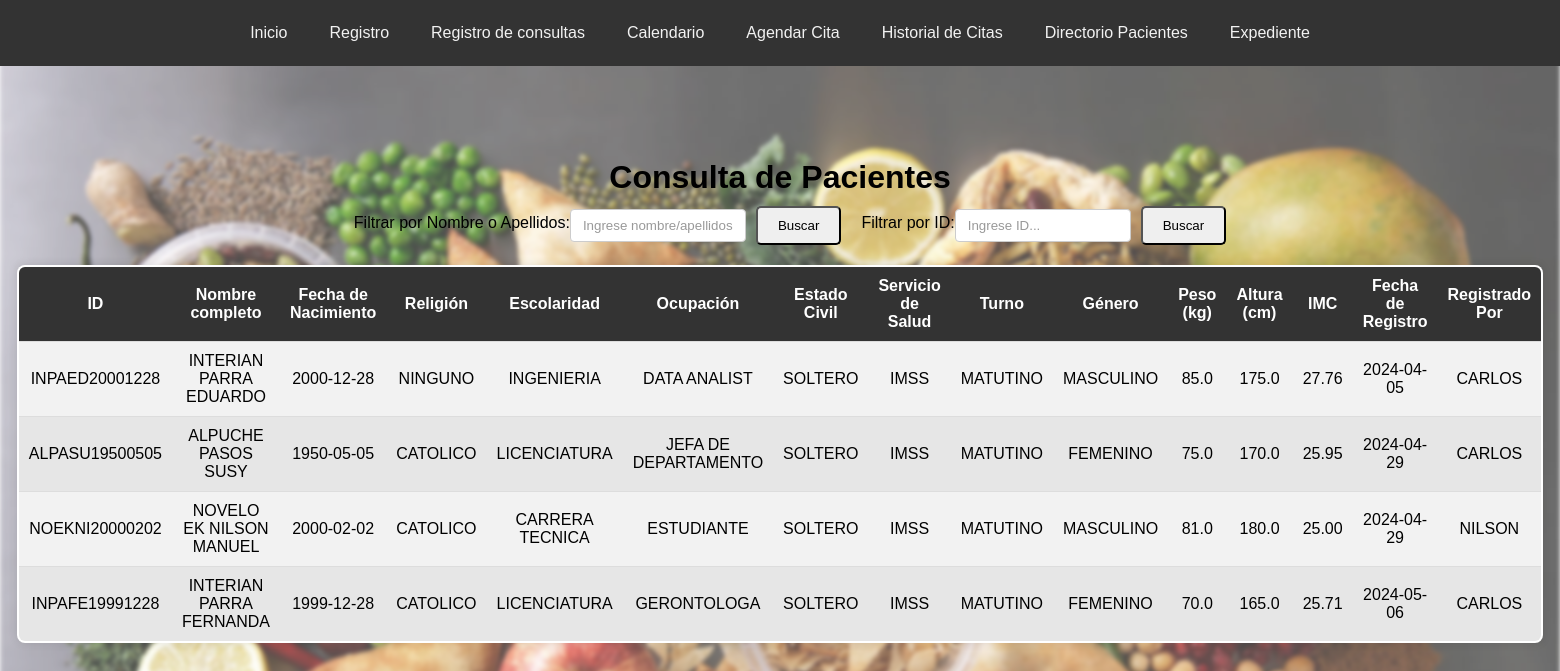
Before: /consultar (signed in) with the older database file.
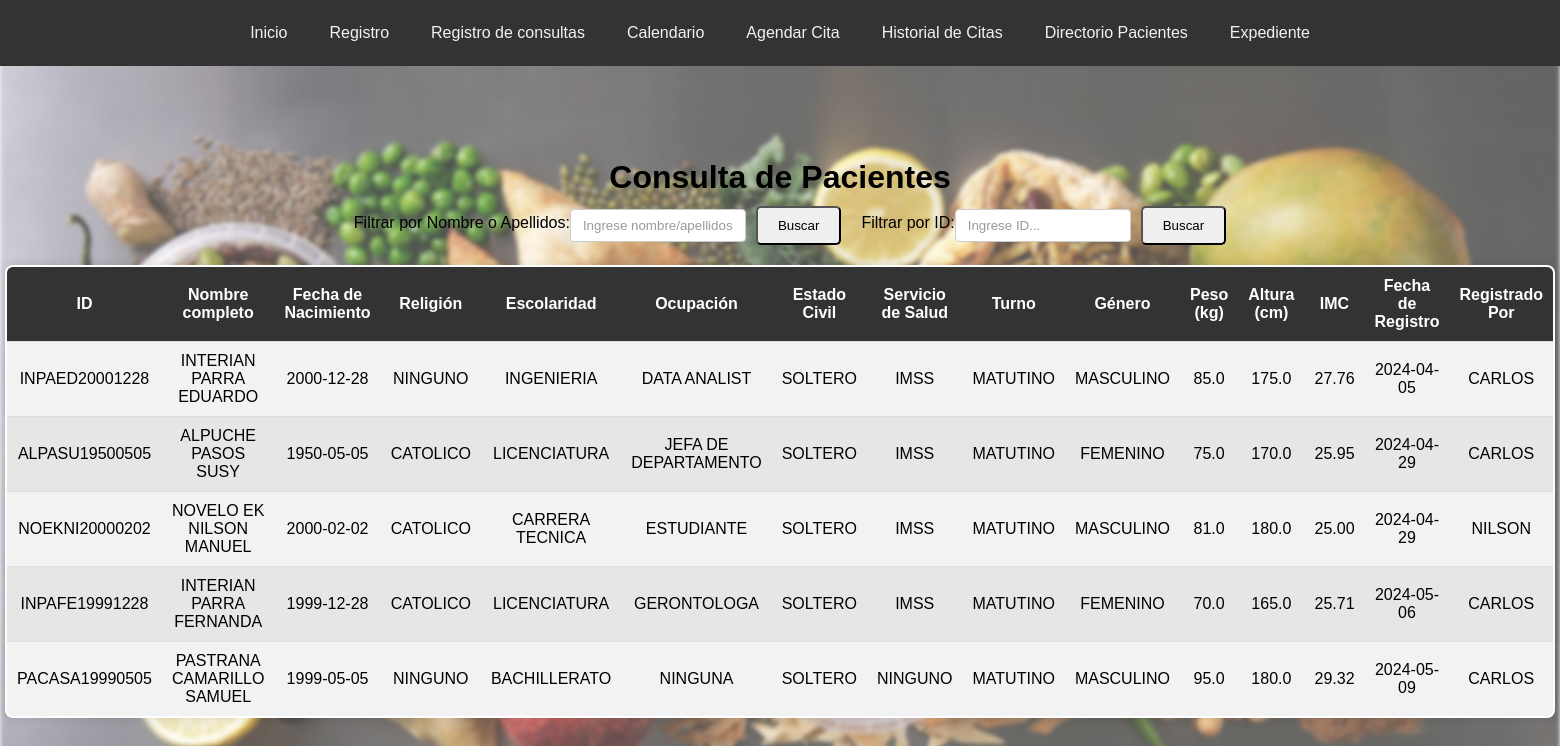
After: the same page with the newer database file.
### tables this page shows
CREATE TABLE pacientes (
                    id_paciente TEXT PRIMARY KEY,
                    primer_apellido TEXT NOT NULL,
                    segundo_apellido TEXT NOT NULL,
                    nombres TEXT NOT NULL,
                    fecha_nacimiento TEXT NOT NULL,
                    religion TEXT NOT NULL,
                    escolaridad TEXT NOT NULL,
                    ocupacion TEXT NOT NULL,
                    estado_civil TEXT NOT NULL,
                    servicio_salud TEXT NOT NULL,
                    celular TEXT NOT NULL,
                    turno TEXT NOT NULL,
                    genero TEXT NOT NULL,
                    peso REAL NOT NULL,
                    altura REAL NOT NULL,
                    imc REAL NOT NULL,
                    fecha_registro TEXT NOT NULL,
                    registrado_por TEXT NOT NULL
                );

### app.py (the view, shortened to what this page needs)
@app.route('/consultar', methods=['GET', 'POST'])
@login_required
def consulta_paciente():
    with get_db_connection() as connection:
        cursor = connection.cursor()
        cursor.execute("SELECT * FROM pacientes")
        pacientes = cursor.fetchall()
    return render_template('consultar.html', pacientes=pacientes)

### app.py (called while the page is built)
def get_db_connection():
    return sqlite3.connect('nutricion_consulta.db')

def login_required(f):
    @wraps(f)
    def decorated_function(*args, **kwargs):
        if 'username' not in session:
            return redirect(url_for('login'))
        return f(*args, **kwargs)
    return decorated_function

### templates/consultar.html (shortened to what this page needs)
<!DOCTYPE html>
<html lang="en">
<head>
    <link rel="stylesheet" href="{{ url_for('static', filename='css/style.css') }}">
</head>
<body>
    <div class="navbar" id="navbar">
        <a href="/">Inicio</a>
        <a href="/registro">Registro</a>
        <a href="/consultar">Registro de consultas</a>
        <a href="/options">Calendario</a>
        <a href="/agendar_cita">Agendar Cita</a>
        <a href="/historial_citas">Historial de Citas</a>
        <a href="/directorio_pacientes">Directorio Pacientes</a>
        <a href="/expediente">Expediente</a>
        </div>
    <br>      <br>   </br></br>
    <h1>Consulta de Pacientes</h1>
    <div class="table-container">
    <table>
        <div class="filter-container">
            <form action="{{ url_for('consulta_paciente') }}" method="post" class="filter-form">
                <label for="filtro_apellidos">Filtrar por Nombre o Apellidos:</label>
                <input type="text" id="filtro_apellidos" name="filter_text" placeholder="Ingrese nombre/apellidos..">
                <input type="submit" value="Buscar">
            </form>
            <form action="{{ url_for('consulta_paciente') }}" method="post" class="filter-form">
                <label for="filtro_id">Filtrar por ID:</label>
                <input type="text" id="filtro_id" name="filter_text" placeholder="Ingrese ID...">
                <input type="submit" value="Buscar">
            </form>
        </div>
        <tr>
            <th>ID</th>
            <th>Nombre completo</th>
            <th>Fecha de Nacimiento</th>
            <th>Religión</th>
            <th>Escolaridad</th>
            <th>Ocupación</th>
            <th>Estado Civil</th>
            <th>Servicio de Salud</th>
            <th>Turno</th>
            <th>Género</th>
            <th>Peso (kg)</th>
            <th>Altura (cm)</th>
            <th>IMC</th>
            <th>Fecha de Registro</th>
            <th>Registrado Por</th>
        </tr>
        {% for paciente in pacientes %}
        <tr>
            <td>{{ paciente[0] }}</td>
            <td>{{ paciente[1] }} {{ paciente[2] }} {{ paciente[3] }}</td>
            <td>{{ paciente[4] }}</td>
            <td>{{ paciente[5] }}</td>
            <td>{{ paciente[6] }}</td>
            <td>{{ paciente[7] }}</td>
            <td>{{ paciente[8] }}</td>
            <td>{{ paciente[9] }}</td>
            <td>{{ paciente[11] }}</td>
            <td>{{ paciente[12] }}</td>
            <td>{{ paciente[13] }}</td>
            <td>{{ paciente[14] }}</td>
            <td>{{ '%.2f' % paciente[15] }}</td>
            <td>{{ paciente[16] }}</td>
            <td>{{ paciente[17] }}</td>
        </tr>
        {% endfor %}
    </table>
    </div>
</body>
</html>

### static/css/style.css (style rules this page uses)
body { font-family: Arial, sans-serif; margin: 0; padding: 0; }
body::before { content: ""; position: absolute; top: 0; left: 0; width: 100%; height: 100%; z-index: -1; background-image: url('/static/css/Imagen/fondo.jpg'); background-size: cover; filter: blur(2px); opacity: .7; }
.navbar { overflow: hidden; background-color: #333; display: flex; justify-content: center; padding: 10px 0; }
.navbar a { color: #f2f2f2; text-align: center; padding: 14px 16px; text-decoration: none; transition: background-color 0.3s ease; border-radius: 5px; margin: 0 5px; }
.button, .btn-login, input[type="submit"] { display: inline-block; padding: 10px 20px; border-radius: 5px; cursor: pointer; text-decoration: none; transition: background-color 0.3s ease; }
label { display: inline-block; margin-bottom: 5px; }
input[type="text"]::placeholder, input[type="password"]::placeholder { color: #999; }
input[type="text"], input[type="number"], .add-button { width: 150px; padding: 8px 12px; margin-right: 10px; border-radius: 4px; border: 1px solid #ccc; cursor: pointer; }
table { width: 90%; margin: 0 auto; border: 2px solid #000000; border-radius: 6px; overflow: hidden; box-shadow: 0 0 10px rgba(0, 0, 0, 0.1); max-width: 100%; border-collapse: collapse; margin-bottom: 20px; background-color: #fff; border-radius: 8px; opacity: 1; animation: fadeIn 0.5s ease-in-out; transition: opacity 0.5s ease-in-out; }
th, td { padding: 10px; text-align: center; border-bottom: 1px solid #ddd; transition: background-color 0.3s; }
th { background-color: #333; color: #ffffff; }
tr:nth-child(even) { background-color: #f2f2f2; }
tr:nth-child(odd) { background-color: #e6e6e6; }
h1, h2, strong { color: #000000; }
h1 { margin-bottom: 10px; text-align: center; }
.filter-container { display: flex; flex-direction: row; align-items: center; justify-content: center; margin-bottom: 20px; }
.filter-form { display: flex; align-items: center; margin-right: 20px; }

Changed rows visible on the page:
added pacientes: id_paciente "PACASA19990505", primer_apellido "PASTRANA", segundo_apellido "CAMARILLO", nombres "SAMUEL", fecha_nacimiento "1999-05-05", religion "NINGUNO", escolaridad "BACHILLERATO", ocupacion "NINGUNA", estado_civil "SOLTERO", servicio_salud "NINGUNO", turno "MATUTINO", genero "MASCULINO", peso "95.0", altura "180.0", imc "29.32", fecha_registro "2024-05-09", registrado_por "CARLOS"
